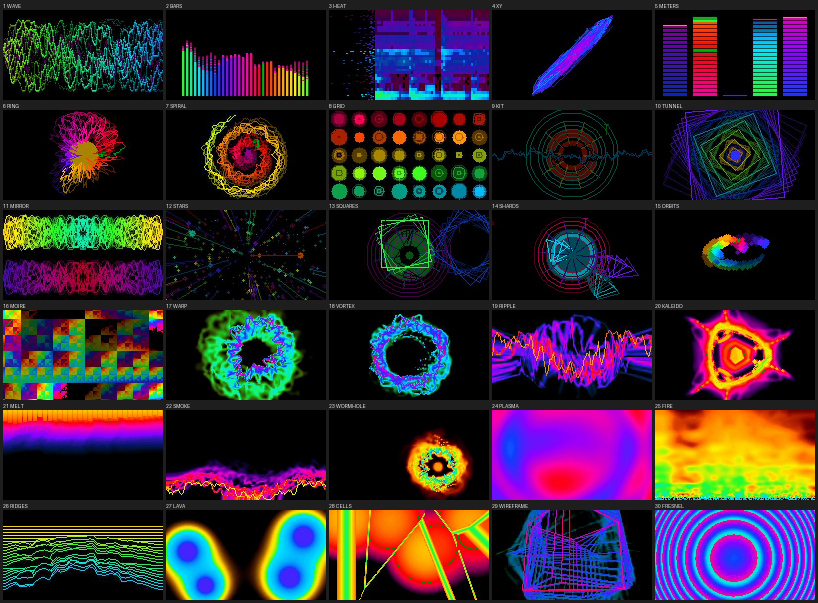
#> input picture docs/images/v3-modes-live.png, 1636 x 1206 px (shown at 1/2 size)
$ python gen_site_assets.py
#> lines starting #> are read from the running program, lines starting #| are printed output that depends on the picture
#> in main, sheet is the input picture: PIL image 1636x1206 RGB; mean R, G, B 49.2, 37.7, 48
#!/usr/bin/env python3
# SPDX-License-Identifier: GPL-3.0-only
"""The installer page's pictures, cut from the live video captures in docs/images (every frame a real one the FM-1
sent: 320 x 180 for the visual modes, SCREEN from a 320 x 240 one):
  assets/site/channels.jpg    the hero monitor's channels, one under the other (web/make_site.py lays them out from
                              assets/site/channels.json and copies the picture next to the installer)
  assets/site/title-bg.jpg    the frame behind the title overlay's preview (WARP, the default mode)
  assets/site/modes/NN.jpg    every mode, 01..31, for the installer page's gallery (its names and descriptions come
                              from HANDBOOK.md's table of the modes)
    tools/gen_site_assets.py
Needs Pillow."""
import json
from pathlib import Path

from PIL import Image

ROOT = Path(__file__).resolve().parents[1]
SHEET = ROOT / "docs" / "images" / "v3-modes-live.png"          # 30 modes, 5 x 6 tiles of 320 x 180 under a label
SCREEN = ROOT / "docs" / "images" / "screen-and-title-4x3.png"   # left: SCREEN on the TRACKS page (320 x 240), 2 x, at 4, 4
OUT = ROOT / "assets" / "site"
NAMES = ["WAVE", "BARS", "HEAT", "XY", "METERS", "RING", "SPIRAL", "GRID", "KIT", "TUNNEL", "MIRROR", "STARS",
         "SQUARES", "SHARDS", "ORBITS", "MOIRE", "WARP", "VORTEX", "RIPPLE", "KALEIDO", "MELT", "SMOKE", "WORMHOLE",
         "PLASMA", "FIRE", "RIDGES", "LAVA", "CELLS", "WIREFRAME", "FRESNEL", "SCREEN"]
CHANNELS = [17, 20, 25, 31, 27, 7, 30, 29, 24, 9, 10, 2]           # mode numbers, 1-based, as the FM-1 shows them


def tile(sheet, n):
    k = n - 1
    x, y = 6 + 326 * (k % 5), 20 + 200 * (k // 5)
    return sheet.crop((x, y, x + 320, y + 180))


def screen_tile():
    """SCREEN in a 320 x 180 tile: the display (240 x 240 at 40, 0 in the 320 x 240 picture) scaled smoothly to
    180 x 180 in the middle (the video itself has it pixel for pixel; dropping rows would merge the letters)"""
    shot = Image.open(SCREEN).convert("RGB").crop((4 + 80, 4, 4 + 80 + 480, 4 + 480))
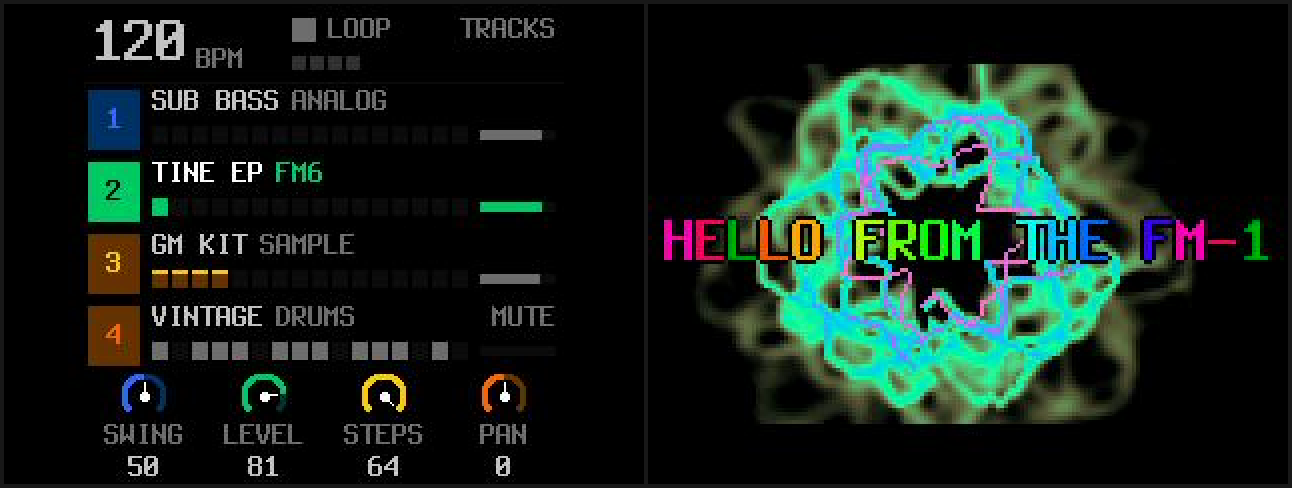
#> input picture docs/images/screen-and-title-4x3.png, 1292 x 488 px
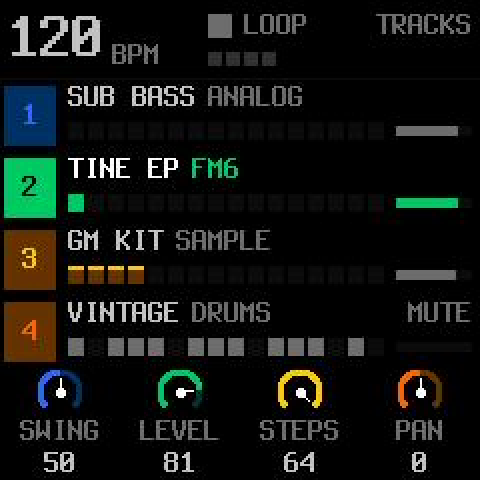
#> shot: PIL image 480x480 RGB; mean R, G, B 19.1, 21.6, 18.5
    out = Image.new("RGB", (320, 180))
#> out: PIL image 320x180 RGB; every value is 0
    out.paste(shot.resize((180, 180), Image.LANCZOS), (70, 0))
    return out


def main():
    sheet = Image.open(SHEET).convert("RGB")
    screen = screen_tile()
    frames = [screen if n == 31 else tile(sheet, n) for n in CHANNELS]
#> in tile (call 9), `k = n - 1`: k = 8
#> in tile (call 9), `x, y = 6 + 326 * (k % 5), 20 + 200 * (k // 5)`: y = 220
#> in tile (call 9), `return sheet.crop((x, y, x + 320, y + 180))`:
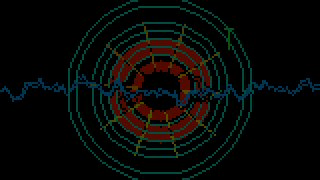
#> returned value: PIL image 320x180 RGB; mean R, G, B 8.5, 9.3, 7.9
#> in tile (call 10), `k = n - 1`: k = 9
#> in tile (call 10), `x, y = 6 + 326 * (k % 5), 20 + 200 * (k // 5)`: x = 1310
#> in tile (call 10), `return sheet.crop((x, y, x + 320, y + 180))`:
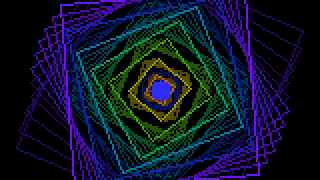
#> returned value: PIL image 320x180 RGB; mean R, G, B 16.5, 21.5, 41.2
#> in tile (call 11), `k = n - 1`: k = 1
#> in tile (call 11), `x, y = 6 + 326 * (k % 5), 20 + 200 * (k // 5)`: x = 332; y = 20
#> in tile (call 11), `return sheet.crop((x, y, x + 320, y + 180))`:
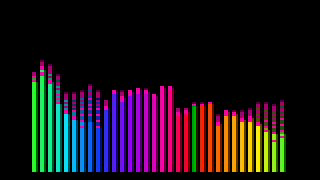
#> returned value: PIL image 320x180 RGB; mean R, G, B 28.8, 19.9, 26.1
#> frames = 12 items
    strip = Image.new("RGB", (320, 180 * len(frames)))
#> strip: PIL image 320x2160 RGB; every value is 0
    for i, f in enumerate(frames):
        strip.paste(f, (0, 180 * i))
#> this loop made 12 passes
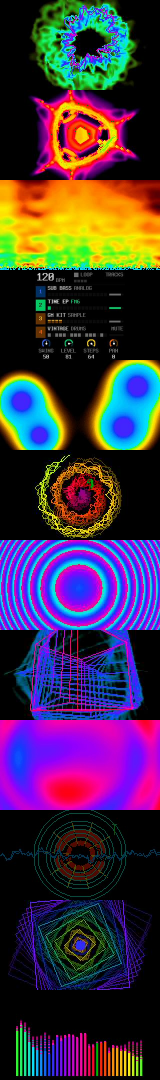
#> strip: PIL image 320x2160 RGB (shown at 1/2 size); mean R, G, B 64.7, 48.2, 68.3
    OUT.mkdir(parents=True, exist_ok=True)
    strip.save(OUT / "channels.jpg", quality=86, optimize=True, progressive=True)
    (OUT / "channels.json").write_text(json.dumps([{"n": n, "name": NAMES[n - 1]} for n in CHANNELS], indent=1) + "\n")
    tile(sheet, 17).save(OUT / "title-bg.jpg", quality=86, optimize=True, progressive=True)
    (OUT / "modes").mkdir(exist_ok=True)
    for n in range(1, 32):
        (screen if n == 31 else tile(sheet, n)).save(OUT / "modes" / f"{n:02d}.jpg", quality=82, optimize=True, progressive=True)
#> this loop made 31 passes
#> pass 1, in main, `(screen if n == 31 else tile(sheet, n)).save(OUT / "modes" / f"{n:02d}..`:
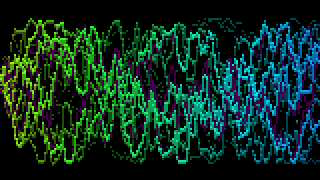
#> saved as 01.jpg: PIL image 320x180 RGB; mean R, G, B 18.2, 46.2, 35.8
#> (the run stopped early here; a loop or call above may not have finished)
